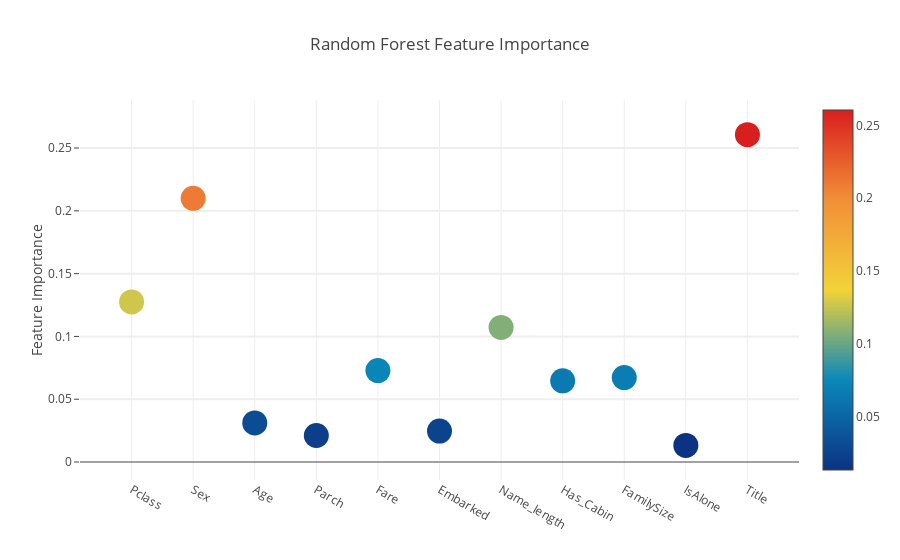
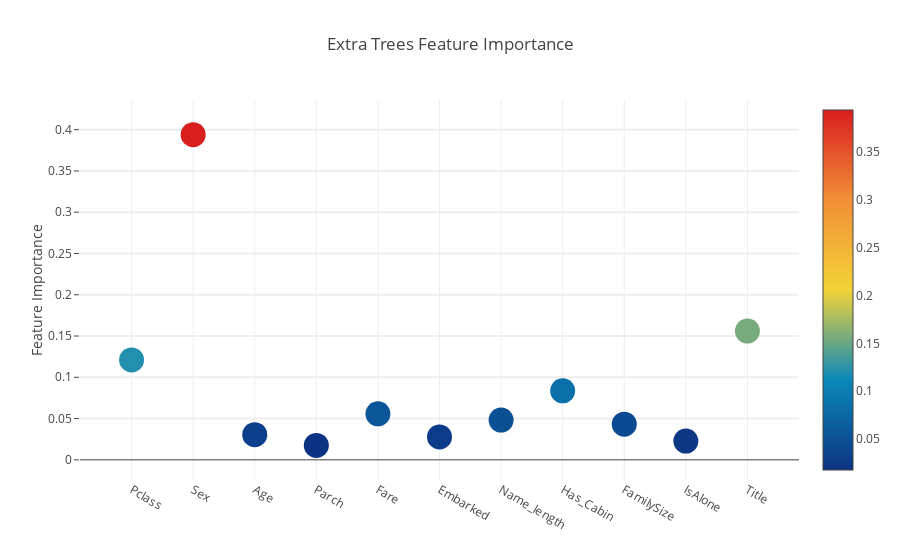
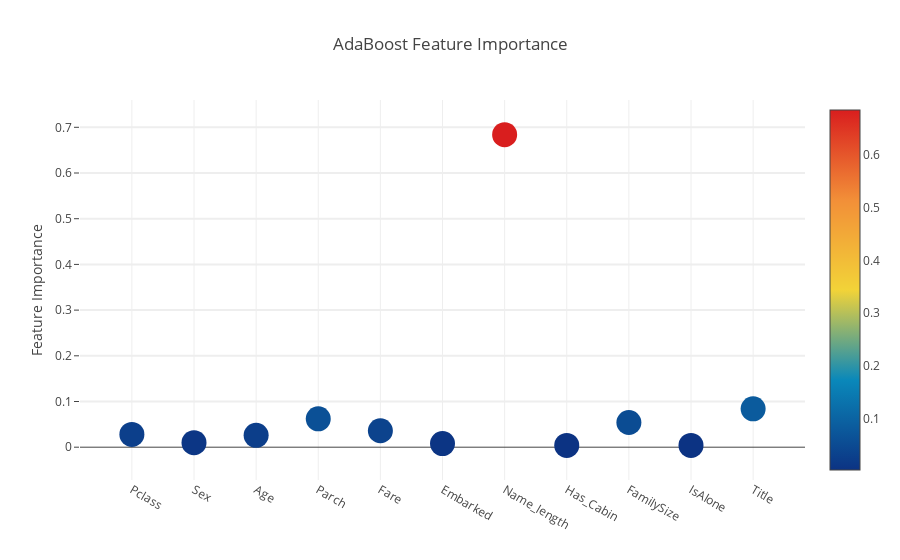
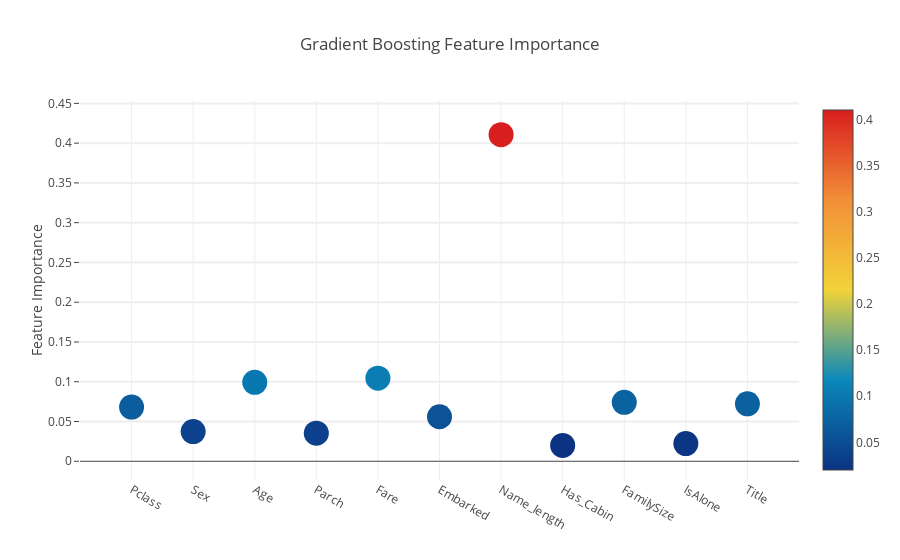

The notebook cell saved with these charts, in order:
### Code cell
# Scatter plot 
trace = go.Scatter(
    y=feature_dataframe['Random Forest feature importances'].values,
    x=feature_dataframe['features'].values,
    mode='markers',
    marker=dict(
        sizemode='diameter',
        sizeref=1,
        size=25,
#       size= feature_dataframe['AdaBoost feature importances'].values,
        #color = np.random.randn(500), #set color equal to a variable
        color=feature_dataframe['Random Forest feature importances'].values,
        colorscale='Portland',
        showscale=True
    ),
    text=feature_dataframe['features'].values
)
data = [trace]

layout = go.Layout(
    autosize=True,
    title='Random Forest Feature Importance',
    hovermode='closest',
#     xaxis= dict(
#         title= 'Pop',
#         ticklen= 5,
#         zeroline= False,
#         gridwidth= 2,
#     ),
    yaxis=dict(
        title='Feature Importance',
        ticklen=5,
        gridwidth= 2
    ),
    showlegend=False
)
fig = go.Figure(data=data, layout=layout)
py.iplot(fig, filename='scatter2010')

# Scatter plot 
trace = go.Scatter(
    y=feature_dataframe['Extra Trees feature importances'].values,
    x=feature_dataframe['features'].values,
    mode='markers',
    marker=dict(
        sizemode='diameter',
        sizeref=1,
        size=25,
#       size= feature_dataframe['AdaBoost feature importances'].values,
        #color = np.random.randn(500), #set color equal to a variable
        color=feature_dataframe['Extra Trees feature importances'].values,
        colorscale='Portland',
        showscale=True
    ),
    text=feature_dataframe['features'].values
)
data = [trace]

layout = go.Layout(
    autosize=True,
    title='Extra Trees Feature Importance',
    hovermode='closest',
#     xaxis= dict(
#         title= 'Pop',
#         ticklen= 5,
#         zeroline= False,
#         gridwidth= 2,
#     ),
    yaxis=dict(
        title='Feature Importance',
        ticklen=5,
        gridwidth=2
    ),
    showlegend=False
)
fig = go.Figure(data=data, layout=layout)
py.iplot(fig, filename='scatter2010')

# Scatter plot 
trace = go.Scatter(
    y=feature_dataframe['AdaBoost feature importances'].values,
    x=feature_dataframe['features'].values,
    mode='markers',
    marker=dict(
        sizemode='diameter',
        sizeref=1,
        size=25,
#       size= feature_dataframe['AdaBoost feature importances'].values,
        #color = np.random.randn(500), #set color equal to a variable
        color=feature_dataframe['AdaBoost feature importances'].values,
        colorscale='Portland',
        showscale=True
    ),
    text=feature_dataframe['features'].values
)
data = [trace]

layout = go.Layout(
    autosize=True,
    title='AdaBoost Feature Importance',
    hovermode='closest',
#     xaxis= dict(
#         title= 'Pop',
#         ticklen= 5,
#         zeroline= False,
#         gridwidth= 2,
#     ),
    yaxis=dict(
        title='Feature Importance',
        ticklen=5,
        gridwidth=2
    ),
    showlegend=False
)
fig = go.Figure(data=data, layout=layout)
py.iplot(fig, filename='scatter2010')

# Scatter plot 
trace = go.Scatter(
    y=feature_dataframe['Gradient Boost feature importances'].values,
    x=feature_dataframe['features'].values,
    mode='markers',
    marker=dict(
        sizemode='diameter',
        sizeref=1,
        size=25,
#       size= feature_dataframe['AdaBoost feature importances'].values,
        #color = np.random.randn(500), #set color equal to a variable
        color=feature_dataframe['Gradient Boost feature importances'].values,
        colorscale='Portland',
        showscale=True
    ),
    text=feature_dataframe['features'].values
)
data = [trace]

layout = go.Layout(
    autosize=True,
    title='Gradient Boosting Feature Importance',
    hovermode='closest',
#     xaxis= dict(
#         title= 'Pop',
#         ticklen= 5,
#         zeroline= False,
#         gridwidth= 2,
#     ),
    yaxis=dict(
        title='Feature Importance',
        ticklen= 5,
        gridwidth= 2
    ),
    showlegend= False
)
fig = go.Figure(data=data, layout=layout)
py.iplot(fig, filename='scatter2010')

### Figure 1 — Plotly figure (JSON) as saved in the notebook; plotly's stock layout.template omitted (floating-point values rounded to 4 significant figures)
{"data": [{"marker": {"color": [0.1274, 0.21, 0.03109, 0.0211, 0.07282, 0.02462, 0.1071, 0.06465, 0.06724, 0.01325, 0.2607], "colorscale": "Portland", "showscale": true, "size": 25, "sizemode": "diameter", "sizeref": 1}, "mode": "markers", "text": ["Pclass", "Sex", "Age", "Parch", "Fare", "Embarked", "Name_length", "Has_Cabin", "FamilySize", "IsAlone", "Title"], "type": "scatter", "uid": "3add320e-ddcb-4311-8633-a8120c1abd2e", "x": ["Pclass", "Sex", "Age", "Parch", "Fare", "Embarked", "Name_length", "Has_Cabin", "FamilySize", "IsAlone", "Title"], "y": [0.1274, 0.21, 0.03109, 0.0211, 0.07282, 0.02462, 0.1071, 0.06465, 0.06724, 0.01325, 0.2607]}], "layout": {"autosize": true, "hovermode": "closest", "showlegend": false, "title": {"text": "Random Forest Feature Importance"}, "yaxis": {"gridwidth": 2, "ticklen": 5, "title": {"text": "Feature Importance"}}}}

### Figure 2 — Plotly figure (JSON) as saved in the notebook; plotly's stock layout.template omitted (floating-point values rounded to 4 significant figures)
{"data": [{"marker": {"color": [0.121, 0.394, 0.03045, 0.01751, 0.05569, 0.0277, 0.04815, 0.0836, 0.04323, 0.02266, 0.156], "colorscale": "Portland", "showscale": true, "size": 25, "sizemode": "diameter", "sizeref": 1}, "mode": "markers", "text": ["Pclass", "Sex", "Age", "Parch", "Fare", "Embarked", "Name_length", "Has_Cabin", "FamilySize", "IsAlone", "Title"], "type": "scatter", "uid": "aecc523c-2da9-4983-901a-78aa8565825b", "x": ["Pclass", "Sex", "Age", "Parch", "Fare", "Embarked", "Name_length", "Has_Cabin", "FamilySize", "IsAlone", "Title"], "y": [0.121, 0.394, 0.03045, 0.01751, 0.05569, 0.0277, 0.04815, 0.0836, 0.04323, 0.02266, 0.156]}], "layout": {"autosize": true, "hovermode": "closest", "showlegend": false, "title": {"text": "Extra Trees Feature Importance"}, "yaxis": {"gridwidth": 2, "ticklen": 5, "title": {"text": "Feature Importance"}}}}

### Figure 3 — Plotly figure (JSON) as saved in the notebook; plotly's stock layout.template omitted (floating-point values rounded to 4 significant figures)
{"data": [{"marker": {"color": [0.028, 0.01, 0.026, 0.062, 0.036, 0.008, 0.684, 0.004, 0.054, 0.004, 0.084], "colorscale": "Portland", "showscale": true, "size": 25, "sizemode": "diameter", "sizeref": 1}, "mode": "markers", "text": ["Pclass", "Sex", "Age", "Parch", "Fare", "Embarked", "Name_length", "Has_Cabin", "FamilySize", "IsAlone", "Title"], "type": "scatter", "uid": "12a12850-d6f8-4426-833b-266becca3647", "x": ["Pclass", "Sex", "Age", "Parch", "Fare", "Embarked", "Name_length", "Has_Cabin", "FamilySize", "IsAlone", "Title"], "y": [0.028, 0.01, 0.026, 0.062, 0.036, 0.008, 0.684, 0.004, 0.054, 0.004, 0.084]}], "layout": {"autosize": true, "hovermode": "closest", "showlegend": false, "title": {"text": "AdaBoost Feature Importance"}, "yaxis": {"gridwidth": 2, "ticklen": 5, "title": {"text": "Feature Importance"}}}}

### Figure 4 — Plotly figure (JSON) as saved in the notebook; plotly's stock layout.template omitted (floating-point values rounded to 4 significant figures)
{"data": [{"marker": {"color": [0.06811, 0.03736, 0.09929, 0.03532, 0.1045, 0.05597, 0.4107, 0.01998, 0.07415, 0.02229, 0.07228], "colorscale": "Portland", "showscale": true, "size": 25, "sizemode": "diameter", "sizeref": 1}, "mode": "markers", "text": ["Pclass", "Sex", "Age", "Parch", "Fare", "Embarked", "Name_length", "Has_Cabin", "FamilySize", "IsAlone", "Title"], "type": "scatter", "uid": "6712ad0c-edb0-48b4-b950-33c021491c99", "x": ["Pclass", "Sex", "Age", "Parch", "Fare", "Embarked", "Name_length", "Has_Cabin", "FamilySize", "IsAlone", "Title"], "y": [0.06811, 0.03736, 0.09929, 0.03532, 0.1045, 0.05597, 0.4107, 0.01998, 0.07415, 0.02229, 0.07228]}], "layout": {"autosize": true, "hovermode": "closest", "showlegend": false, "title": {"text": "Gradient Boosting Feature Importance"}, "yaxis": {"gridwidth": 2, "ticklen": 5, "title": {"text": "Feature Importance"}}}}
